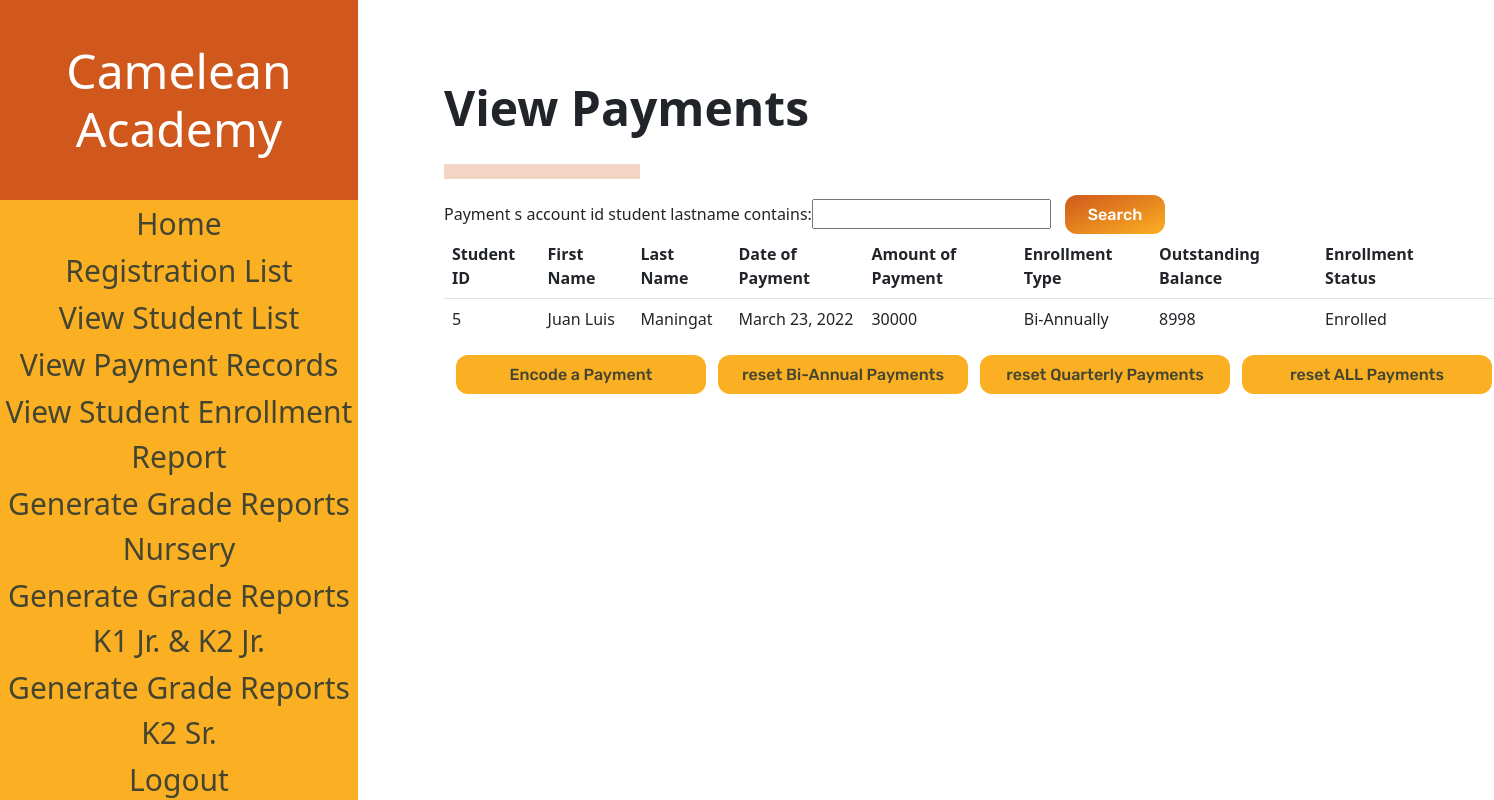
/paymentList (signed in), run on an earlier commit of the app's database.
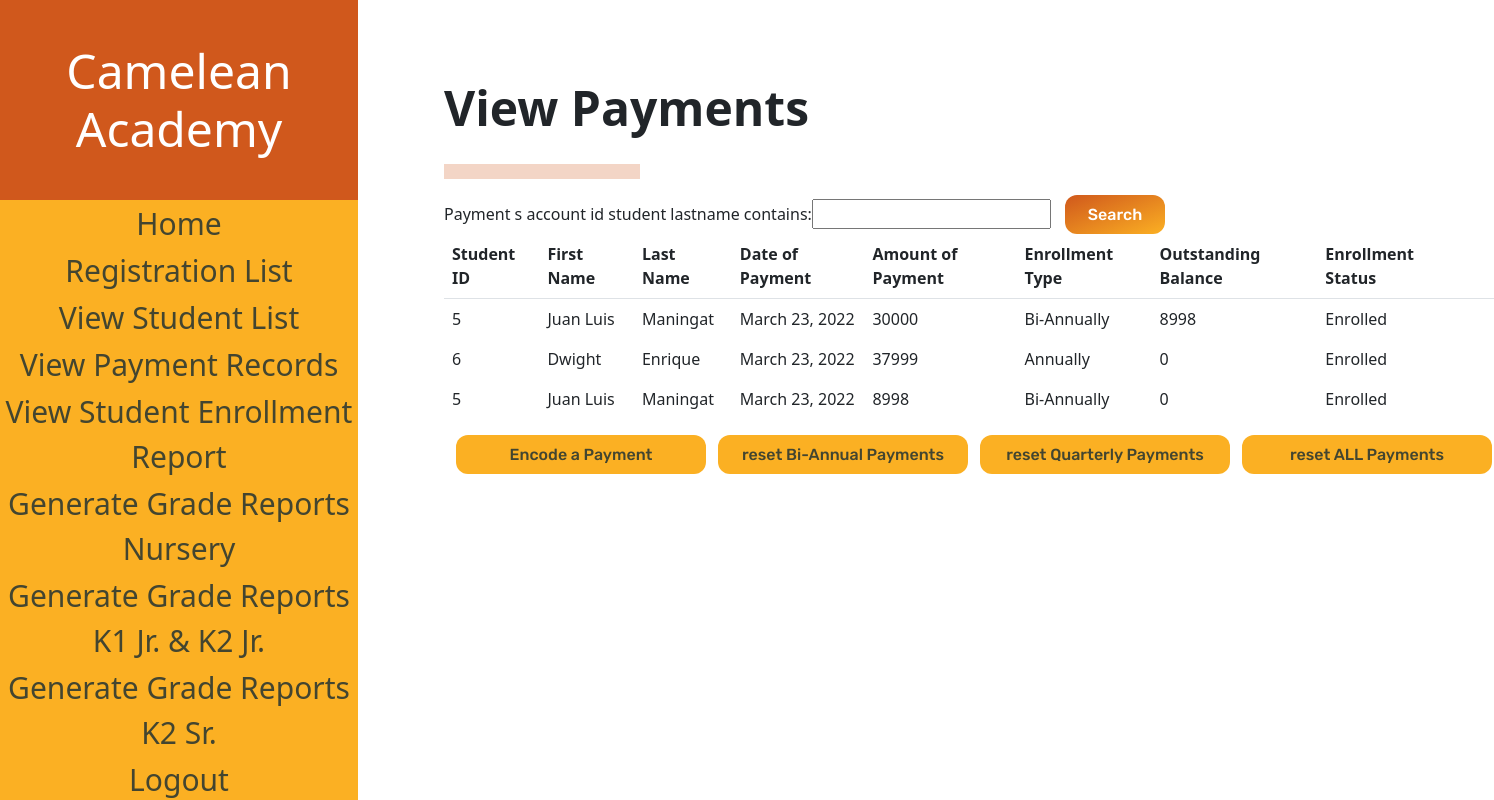
And on a later commit of the database.
### sis_app/models.py (models this page shows, shortened)
class Payment(models.Model):
    payment_s_account_id = models.ForeignKey(Student, on_delete=models.CASCADE, null = False)
    paymentdate_date = models.DateField(default = datetime.date.today(), null = False)
    payment_amount = models.IntegerField(null = False, validators=[MinValueValidator(0)], error_messages={"invalid":"Invalid"})
    outstandingbalance = models.IntegerField(default = 0)
    payment_sy_end = 0
    outstandingbalance = models.IntegerField(default = 1000000)
    school_year_end=models.IntegerField(('year'), validators=[MinValueValidator(2000)], default=None, error_messages={"invalid":"Invalid"})#
    def getenrollmentplan(self):
        return self.payment_s_account_id.student_enrollment_plan
    def getstudentfirstname(self):
        return self.payment_s_account_id.student_firstname
    def getstudentlastname(self):
        return self.payment_s_account_id.student_lastname
    def getstudentenrollmentstatus(self):
        return self.payment_s_account_id.enrollment_status
    def getstudentid(self):
        return self.payment_s_account_id.id

class Account(models.Model):
    username = models.CharField(max_length=128)
    password = models.CharField(max_length=128)#passwords should be stored hashed
    class Meta:
        abstract=True # Don't use this line if you want Contact to have its own table

class Student(Account):
    student_firstname = models.CharField(max_length=128, default=None)#
    student_lastname = models.CharField(max_length=128, default=None)#
    student_middlename = models.CharField(max_length=128, default=None)
    student_nickname = models.CharField(max_length=128, default=None)
    student_birthday = models.DateField(default=datetime.date.today())
    grade_levels = [
        ('Nursery','Nursery'),
        ('Kinder 1','Kinder 1'),
        ('Kinder 2 Junior', 'Kinder 2 Junior'),
        ('Kinder 2 Senior', 'Kinder 2 Senior'),
    ]
    student_grade_level = models.CharField(max_length=128, choices=grade_levels, default='Nursery')#
    status =[
    ('Not Enrolled','Not Enrolled'),
    ('Enrolled', 'Enrolled'),
    ]#
    enrollment_status = models.CharField(max_length=20, choices=status,default='Not Enrolled')#
    student_schoolyear_start=models.IntegerField(('year'), validators=[MinValueValidator(2000)], default=None)#
    student_address = models.CharField(max_length=300, default=None)
    student_religion = models.CharField(max_length=128, default=None)
    student_nationality = models.CharField(max_length=128, default=None)
    student_hobbies = models.TextField(max_length=500, default=None)
    student_likes = models.TextField(max_length=500, default=None)
    student_dislikes = models.TextField(max_length=500, default=None)
    student_shm = models.TextField(max_length=500, default=None)
    student_allergies = models.TextField(max_length=500, default=None)
    student_sd = models.TextField(max_length=500, default=None)
    student_oconsiderations = models.TextField(max_length=500, default=None)
    student_guardianemail = models.EmailField(max_length = 254, default=None)
    student_f_firstname = models.CharField(max_length=128, default=None)
    student_f_lastname = models.CharField(max_length=128, default=None)
    student_f_middlename = models.CharField(max_length=128, default=None)
    student_f_telno = models.CharField(max_length=128, default=None)
    student_f_address = models.CharField(max_length=300, default=None)
    student_f_occupation = models.CharField(max_length=128, default=None)
    student_f_employer = models.CharField(max_length=128, default=None)
    student_f_oaddress = models.CharField(max_length=300, default=None)
    student_f_otelno = models.CharField(max_length=128, default=None)
    student_f_natureofbusiness = models.CharField(max_length=128, default=None)
    student_m_firstname = models.CharField(max_length=128, default=None)
    student_m_lastname = models.CharField(max_length=128, default=None)
    student_m_middlename = models.CharField(max_length=128, default=None)
    student_m_telno = models.CharField(max_length=128, default=None)
    student_m_address = models.CharField(max_length=300, default=None)
    student_m_occupation = models.CharField(max_length=128, default=None)
    student_m_employer = models.CharField(max_length=128, default=None)
    student_m_oaddress = models.CharField(max_length=300, default=None)
    student_m_otelno = models.CharField(max_length=128, default=None)
    student_m_natureofbusiness = models.CharField(max_length=128, default=None)
    student_sibling_name = models.CharField(max_length=300, default=None)
    student_sibling_gender = models.CharField(max_length=128, default=None)
    student_sibling_age = models.IntegerField(default=None)
    student_sibling_school=models.CharField(max_length=300, default=None)
    student_medexp = models.BooleanField(default = False)
    student_rules = models.BooleanField(default = False)
    student_accuracy = models.BooleanField(default = False)
    student_signedname = models.CharField(max_length=300, default=None)
    student_signdate = models.DateField(default=datetime.date.today())
    enrollment_plan_choices =[
    ('Annually','Annually'),
    ('Bi-Annually', 'Bi-Annually'),
    ('Quarterly', 'Quarterly'),
    ]
    student_enrollment_plan = models.CharField(max_length=20, choices=enrollment_plan_choices,default='Annually')

### sis_app/views.py (the view)
# urls.py: path('paymentList',views.paymentList, name="payment_list"),
@login_required(login_url='sis_app:log_in')
def paymentList(request):
    if request.user.is_superuser:
        payments = Payment.objects.all()
        myPFilter = PaymentFilter(request.GET, queryset=payments)
        payments = myPFilter.qs
        context = {'paymentList' : payments, 'myPFilter': myPFilter}
        return render(request,"sis_app/paymentList.html", context)
    else:
        return redirect('sis_app:home')

### sis_app/templates/sis_app/paymentList.html (shortened to what this page needs)
<!DOCTYPE html>
<html>
{% load static %}
<head>
    <link href="https://cdn.jsdelivr.net/npm/bootstrap@5.1.3/dist/css/bootstrap.min.css" rel="stylesheet">
    <link rel="stylesheet" href="{% static "styles\pList.css" %}" type="text/css">
</head>
<body>
    <div class="navbar">
        <div class="navbar-table-container">
            <table class = "navbarTable">
                <thead class= "border-bottom font-weight-bold">
                    <h1 class = "navbarHeader">
                        Camelean Academy
                    </h1>
                </thead>
                <tbody>
                    <tr class = "navbarTr">
                        <td data-heading="Testing"><a class="buttonDesignNegative" href="{% url 'sis_app:home' %}">Home</a></td>
                    </tr>
                    <tr class = "navbarTr">
                        <td data-heading="Testing"><a class="buttonDesignNegative" href="{% url 'sis_app:registration_list' %}">Registration List</a></td>
                    </tr>
                    <tr class = "navbarTr">
                        <td data-heading="Testing"><a class="buttonDesignNegative" href="{% url 'sis_app:student_list' %}">View Student List</a></td>
                    </tr>
                    <tr class = "navbarTr">
                        <td data-heading="Testing"><a class="buttonDesignNegative" href="{% url 'sis_app:payment_list' %}">View Payment Records</a></td>
                    </tr>
                    <tr class = "navbarTr">
                        <td data-heading="Testing"><a class="buttonDesignNegative" href="{% url 'sis_app:student_enrollment' %}">View Student Enrollment Report</a></td>
                    </tr>
                    <tr class = "navbarTr">
                        <td data-heading="Testing"><a class="buttonDesignNegative" href="{% url 'sis_app:grade_report_nursery' %}">Generate Grade Reports<br> Nursery</a></td>
                    </tr>
                    <tr class = "navbarTr">
                        <td data-heading="Testing"><a class="buttonDesignNegative" href="{% url 'sis_app:grade_report_k1k2jr' %}">Generate Grade Reports<br> K1 Jr. & K2 Jr.</a></td>
                    </tr>
                    <tr class = "navbarTr">
                        <td data-heading="Testing"><a class="buttonDesignNegative" href="{% url 'sis_app:grade_report_kinder2senior' %}">Generate Grade Reports<br> K2 Sr.</a></td>
                    </tr>
                    <tr class = "navbarTr">
                    <td data-heading="Testing"><a class="buttonDesignNegative" href="{% url 'sis_app:log_out' %}">Logout</a></td>
                    </tr>
                </tbody>
            </table>
        </div>
    </div>
    <div class = "elements">
        <h2 class="pageHeading">View Payments</h2>
        <hr id = "baseHR">
        <div class="form-container">
            <form method="get" style=>
                {{myPFilter.form}}
                <button class="buttonDesignPositive" type="submit">Search</button>
            </form>
        </div>
        <div class="table-container">
            <table class = "table table-borderless">
                <thead class= "border-bottom font-weight-bold">
                    <tr>
                        <th>Student ID</th>
                        <th>First Name</th>
                        <th>Last Name</th>
                        <th>Date of Payment</th>
                        <th>Amount of Payment</th>
                        <th>Enrollment Type</th>
                        <th>Outstanding Balance</th>
                        <th>Enrollment Status</th>
                        <th></th>
                        <th></th>
                    </tr>
                </thead>
                <tbody>
                    {% for payment in paymentList %}
                    <tr>
                        <td data-heading="Student ID">{{payment.getstudentid}}</td>
                        <td data-heading="First Name">{{payment.getstudentfirstname}}</td>
                        <td data-heading="Last Name">{{payment.getstudentlastname}}</td>
                        <td data-heading="Date of Payment">{{payment.paymentdate_date}}</td>
                        <td data-heading="Amount of Payment">{{payment.payment_amount}}</td>
                        <td data-heading="Enrollment Type">{{payment.getenrollmentplan}}</td>
                        <td data-heading="Outstanding Balance">{{payment.outstandingbalance}}</td>
                        <td data-heading="Enrollment Status">{{payment.getstudentenrollmentstatus}}</td>
                    </tr>
                    {% endfor %}
                </tbody>
            </table>
        </div>
        <div class="buttonContainer">
            <a class="buttonDesignNegative-elements" id="filterButton" href="{% url 'sis_app:payment_form' %}">Encode a Payment</a>
            <a class="buttonDesignNegative-elements" id="filterButton" href="{% url 'sis_app:reset_BA' %}">reset Bi-Annual Payments</a>
            <a class="buttonDesignNegative-elements" id="filterButton" href="{% url 'sis_app:reset_Q' %}">reset Quarterly Payments</a>
            <a class="buttonDesignNegative-elements" id="filterButton" href="{% url 'sis_app:reset_ALL' %}">reset ALL Payments</a>
        </div>
    </div>
</body>
</html>

### sis_app/static/styles/pList.css (style rules this page uses)
.navbarHeader { display: flex; justify-content: center; align-items: center; background-color: #D0581C; margin:0; color: #FFFFFF; height: 25vh; width: 358px; font-weight: 200; font-size: 48px; text-align: center; }
.navbarTable { background-color: #FBB023; height: 75vh; width: 358px; margin:0; padding:0; position: relative; }
.navbarTr { text-align: center; font-size: 30px; }
a:visited, a:link { color: #434530; text-decoration: none; }
.navbar { margin:0; padding:0; position:fixed; }
body { display: flex; }
.elements { margin-left: 444px; }
h2 { padding-top: 79px; font-weight: 700; font-size: 48px; }
#baseHR { background-color:#D0581C; width:196px; height:15px; margin-top: 27px; }
.buttonDesignPositive { background: linear-gradient(to bottom right, #D0581C, #FBB023); border: 0; border-radius: 12px; color: #FFFFFF; cursor: pointer; display: inline-block; font-family: "Rubik", sans-serif; font-size: 16px; font-weight: 500; height: 39px; line-height: 2.5; outline: transparent; padding: 0 1rem; text-align: center; text-decoration: none; transition: box-shadow .2s ease-in-out; user-select: none; -webkit-user-select: none; touch-action: manipulation; white-space: nowrap; width: 100px; margin-left: 10px; }
.buttonContainer { display:flex; justify-content: space-evenly; }
#filterButton { background: #FBB023; border: 0; border-radius: 12px; cursor: pointer; display: inline-block; font-family: "Rubik", sans-serif; font-size: 16px; font-weight: 500; height: 39px; line-height: 2.5; outline: transparent; padding: 0 1rem; text-align: center; text-decoration: none; white-space: nowrap; width: 250px; margin-left: 10px; }

What changed in the data, as far as the page shows it:
added Payment: getstudentid "6", getstudentfirstname "Dwight", getstudentlastname "Enrique", paymentdate_date "March 23, 2022", payment_amount "37999", getenrollmentplan "Annually", outstandingbalance "0", getstudentenrollmentstatus "Enrolled"
added Payment: getstudentid "5", getstudentfirstname "Juan Luis", getstudentlastname "Maningat", paymentdate_date "March 23, 2022", payment_amount "8998", getenrollmentplan "Bi-Annually", outstandingbalance "0", getstudentenrollmentstatus "Enrolled"
